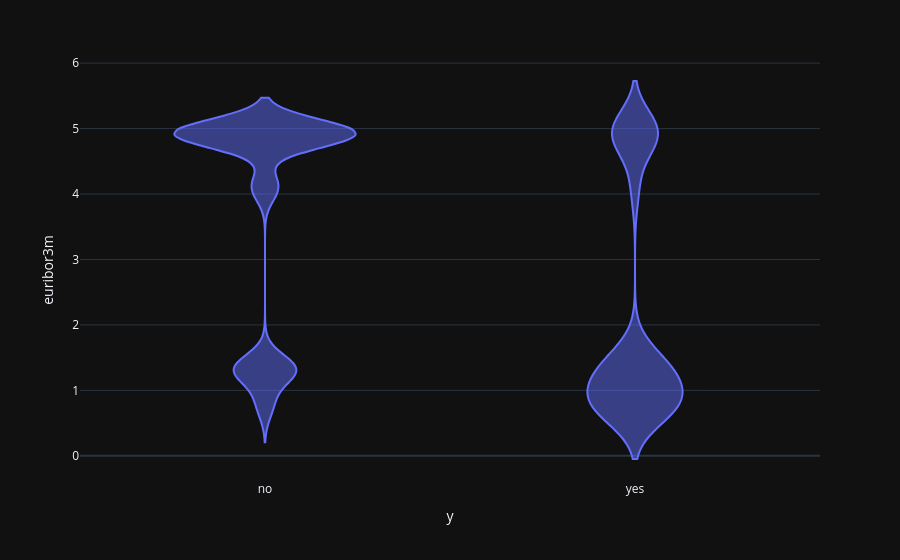

Here is the notebook cell this chart was saved with:
### Markdown cell above
Бачимо що рівень освіти також має вплив. Найбільше успішних дзвінків спостерігаємо у категорії illiterate, university.degree, unknown. Проте клієнтів з рівнем освіти illiterate занадто мало (18), в порівнянні з іншими категоріями, і це скоріш за все випадковий фактор (шум). Для препроцесингу доцільно буде використати групування за рівнем освіти і також залишити unknown, оскільки ця ознака має вплив.

### Code cell
px.violin(raw_df, y='euribor3m', x='y')

### Figure 1 — Plotly figure (JSON) as saved in the notebook; plotly's stock layout.template omitted (floating-point values rounded to 4 significant figures; data arrays with more than 128 entries replaced by an {"elided": "..."} marker saying what was removed)
{"data": [{"alignmentgroup": "True", "box": {"visible": false}, "hovertemplate": "y=%{x}<br>euribor3m=%{y}<extra></extra>", "legendgroup": "", "marker": {"color": "#636efa"}, "name": "", "offsetgroup": "", "orientation": "v", "scalegroup": "True", "showlegend": false, "x": {"elided": "41188 str values"}, "x0": " ", "xaxis": "x", "y": {"elided": "41188 float values"}, "y0": " ", "yaxis": "y", "type": "violin"}], "layout": {"xaxis": {"anchor": "y", "domain": [0.0, 1.0], "title": {"text": "y"}}, "yaxis": {"anchor": "x", "domain": [0.0, 1.0], "title": {"text": "euribor3m"}}, "legend": {"tracegroupgap": 0}, "margin": {"t": 60}, "violinmode": "group"}}
